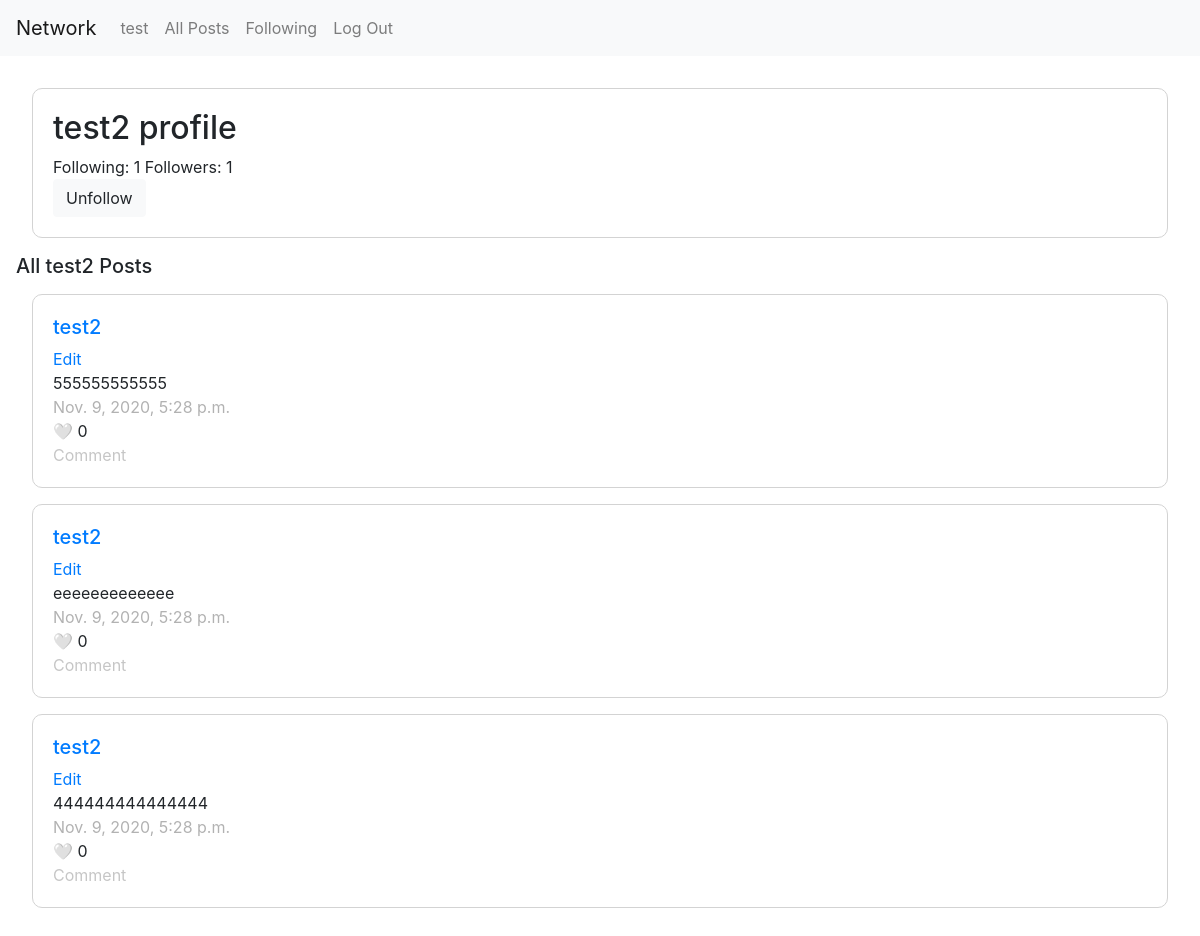
Page /profile/test2 (signed in) on the earlier database version.
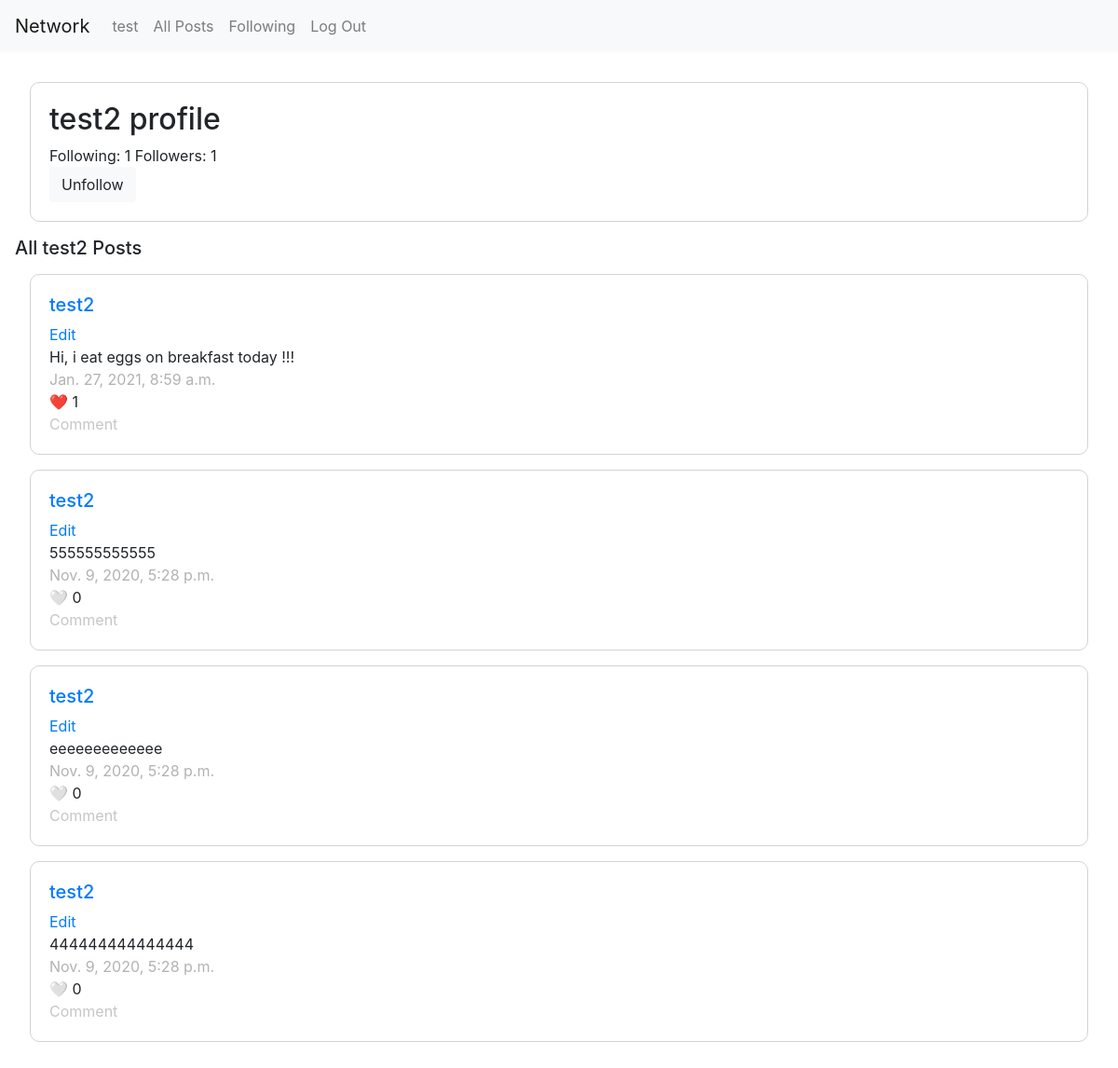
Same page on the later database version.
### network/models.py (models this page shows, shortened)
class User(AbstractUser):
    pass

class Post(models.Model):
    user = models.ForeignKey("User", on_delete=models.CASCADE, related_name="user")
    text = models.CharField(max_length=255)
    likes = models.ManyToManyField('User', blank=True, related_name='likes')
    timestamp = models.DateTimeField(auto_now_add=True)

### network/views.py (the view)
# urls.py: path("profile/<str:profile>", views.profile, name="profile"),
@login_required(login_url='login')
def profile(request, profile):
    user = User.objects.get(id=request.user.id)
    follow = User.objects.get(username=profile)
    is_followed = False
    if UserFollowing.objects.filter(user_id=user, following_user_id=follow).exists():
        is_followed = True
        if request.method == "POST":
            UserFollowing.objects.get(user_id=user, following_user_id=follow).delete()
            is_followed = False
    else:
        if request.method == "POST":
            UserFollowing.objects.create(user_id=user, following_user_id=follow)
            is_followed = True
    following = follow.following.count()
    followers = follow.followers.count()
    posts = post_paginator(request, profile)
    return render(request, 'network/profile.html', {
        'name': profile,
        'following': following,
        'followers': followers,
        'is_followed': is_followed,
        'posts': posts
        })

### network/views.py (called while the page is built)
def post_paginator(request, username):
    if User.objects.filter(username=username).exists():
        user = User.objects.get(username=username)
        posts = Post.objects.filter(user=user)
    else:
        posts = Post.objects.all()
    posts = posts.order_by("-timestamp")
    page = request.GET.get('page', 1)
    paginator = Paginator(posts, 10)
    try:
        posts = paginator.page(page)
    except PageNotAnInteger:
        posts = paginator.page(1)
    except EmptyPage:
        posts = paginator.page(paginator.num_pages)
    return posts

### network/templates/network/profile.html (shortened to what this page needs)
{% extends "network/layout.html" %}
{% load static %}
{% block body %}
<div class='card-body'>
    <h2> {{ name }} profile</h2>
    <span> Following: {{ following }} </span>
    <span> Followers: {{ followers }}</span>
    {% if user.is_authenticated %}
        {% if user|stringformat:"s" != name|stringformat:"s" %}
            {% if is_followed %}
                <form action="{% url 'profile' name %}" method="post">
                    <button class="btn btn-light"> Unfollow </button>
                </form>
            {% else %}
                <form action="{% url 'profile' name %}" method="post">
                    {% csrf_token %}
                    <button class="btn btn-primary"> Follow </button>
                </form>
            {% endif %}
        {% endif %}
    {% else %}
        Sign in to follow.
    {% endif %}
</div>
    <div>
        <h5>All {{ name }} Posts</h5>
    </div>
    {% for post in posts %}
    <div id='{{post.id}}' class="card-body post">
        <h5><a href="/profile/{{post.user}}">{{post.user}}</a></h5>
        <a href=# class='edit'>Edit</a>
        <span id='edit_text' style="display: block">{{post.text}}</span>
        <span style='color:#b2b2b2'>{{post.timestamp}}</span>
        {% if request.user in post.likes.all %}
        	<div class='like'>❤️ {{post.likes.all.count}}</div>
        {% else %}
          <div class='like'>🤍 {{post.likes.all.count}}</div>
        {% endif %}
        <a style='color:#c6c6c6'>Comment</a>
    </div>
    {% endfor %}
{% endblock %}

### network/templates/network/layout.html (shortened to what this page needs)
{% load static %}
<!DOCTYPE html>
<html lang="en">
    <head>
        <link rel="stylesheet" href="https://stackpath.bootstrapcdn.com/bootstrap/4.4.1/css/bootstrap.min.css">
        <link href="{% static 'network/styles.css' %}" rel="stylesheet">
    </head>
    <body>
        <nav class="navbar navbar-expand-lg navbar-light bg-light">
            <a class="navbar-brand" href="#">Network</a>
            <div>
              <ul class="navbar-nav mr-auto">
                {% if user.is_authenticated %}
                    <li class="nav-item">
                        <a class="nav-link" id='user-posts' href="{% url 'profile' profile=user.username %}">{{ user.username }}</a>
                    </li>
                {% endif %}
                <li class="nav-item">
                  <a class="nav-link" id='all-posts' href="{% url 'posts' postbox='all' %}">All Posts</a>
                </li>
                {% if user.is_authenticated %}
                    <li class="nav-item">
                        <a class="nav-link" href="{% url 'follow' %}">Following</a>
                    </li>
                    <li class="nav-item">
                        <a class="nav-link" href="{% url 'logout' %}">Log Out</a>
                    </li>
                {% endif %}
              </ul>
            </div>
          </nav>
        <div class="body" style='padding: 1em'>
            {% block body %}
            {% endblock %}
        </div>
    </body>
</html>

### network/static/network/styles.css (style rules this page uses)
.card-body { margin: 1em; border: 1px solid lightgray; border-radius: 10px; }
.post { display: flex; flex-direction: column; }

Differences in the rows shown:
added Post: user "test2", text "Hi, i eat eggs on breakfast today !!!", timestamp "Jan. 27, 2021, 8:59 a.m.", likes.all.count "1"
